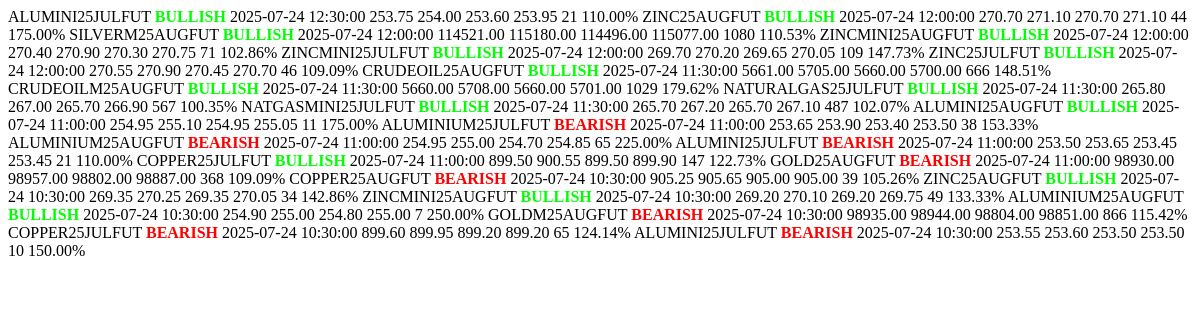
The page /signals/table on the database as committed earlier.
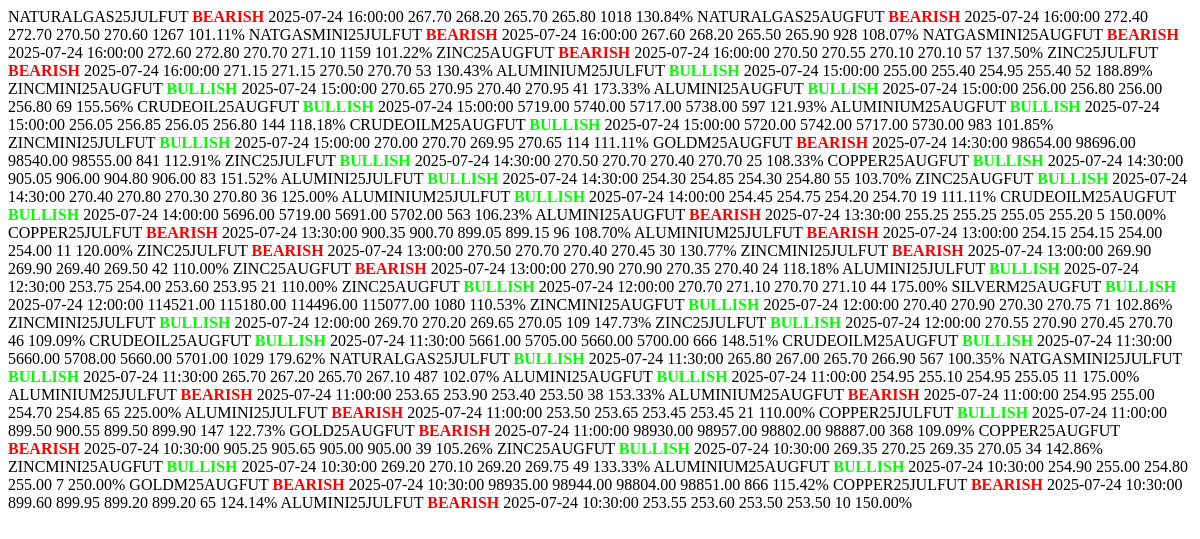
The same page on the database as committed later.
### tables this page shows
CREATE TABLE signals (
    id INTEGER PRIMARY KEY AUTOINCREMENT,
    symbol TEXT,
    signal_type TEXT,
    signal_time TEXT,
    open REAL,
    high REAL,
    low REAL,
    close REAL,
    volume REAL,
    volume_delta REAL
);

### app_vpa.py (the view)
@app.route("/signals/table")
def signal_table_partial_mcx():
    conn = sqlite3.connect('signals.db')
    conn.row_factory = sqlite3.Row
    cursor = conn.cursor()
    today = datetime.now().strftime("%Y-%m-%d")
    cursor.execute("""
        SELECT * FROM signals
        WHERE DATE(signal_time) = ?
        ORDER BY signal_time DESC
    """, (today,))
    rows = cursor.fetchall()
    conn.close()
    return render_template("partials/signal_rows.html", signals=rows)

### admin_routes.py (called while the page is built)
@admin_bp.before_app_request
def restrict_admin_pages():
    if request.path.startswith('/admin') and not session.get('user_type') == 'ADMIN':
        return redirect(url_for('login'))

### app_vpa.py (called while the page is built)
@app.before_request
def extend_session():
    session.permanent = True

### templates/partials/signal_rows.html
{% for row in signals %}
<tr>
    <td>{{ row.symbol }}</td>
    <td>
        <strong style="color: {{ 'lime' if row.signal_type == 'BULLISH' else 'red' }}">
            {{ row.signal_type }}
        </strong>
    </td>
    <td>{{ row.signal_time }}</td>
    <td>{{ "%.2f"|format(row.open) }}</td>
    <td>{{ "%.2f"|format(row.high) }}</td>
    <td>{{ "%.2f"|format(row.low) }}</td>
    <td>{{ "%.2f"|format(row.close) }}</td>
    <td>{{ "%.0f"|format(row.volume) }}</td>
    <td>{{ "%.2f"|format(row.volume_delta) }}%</td>
</tr>
{% endfor %}

Rows that differ between the two databases and show on the page:
added signals: symbol "NATURALGAS25JULFUT", signal_type "BEARISH", signal_time "2025-07-24 16:00:00", open "267.70", high "268.20", low "265.70", close "265.80", volume "1018", volume_delta "130.84"
added signals: symbol "NATURALGAS25AUGFUT", signal_type "BEARISH", signal_time "2025-07-24 16:00:00", open "272.40", high "272.70", low "270.50", close "270.60", volume "1267", volume_delta "101.11"
added signals: symbol "NATGASMINI25JULFUT", signal_type "BEARISH", signal_time "2025-07-24 16:00:00", open "267.60", high "268.20", low "265.50", close "265.90", volume "928", volume_delta "108.07"
added signals: symbol "NATGASMINI25AUGFUT", signal_type "BEARISH", signal_time "2025-07-24 16:00:00", open "272.60", high "272.80", low "270.70", close "271.10", volume "1159", volume_delta "101.22"
added signals: symbol "ZINC25AUGFUT", signal_type "BEARISH", signal_time "2025-07-24 16:00:00", open "270.50", high "270.55", low "270.10", close "270.10", volume "57", volume_delta "137.50"
added signals: symbol "ZINC25JULFUT", signal_type "BEARISH", signal_time "2025-07-24 16:00:00", open "271.15", high "271.15", low "270.50", close "270.70", volume "53", volume_delta "130.43"
added signals: symbol "ALUMINIUM25JULFUT", signal_type "BULLISH", signal_time "2025-07-24 15:00:00", open "255.00", high "255.40", low "254.95", close "255.40", volume "52", volume_delta "188.89"
added signals: symbol "ZINCMINI25AUGFUT", signal_type "BULLISH", signal_time "2025-07-24 15:00:00", open "270.65", high "270.95", low "270.40", close "270.95", volume "41", volume_delta "173.33"
added signals: symbol "ALUMINI25AUGFUT", signal_type "BULLISH", signal_time "2025-07-24 15:00:00", open "256.00", high "256.80", low "256.00", close "256.80", volume "69", volume_delta "155.56"
added signals: symbol "CRUDEOIL25AUGFUT", signal_type "BULLISH", signal_time "2025-07-24 15:00:00", open "5719.00", high "5740.00", low "5717.00", close "5738.00", volume "597", volume_delta "121.93"
added signals: symbol "ALUMINIUM25AUGFUT", signal_type "BULLISH", signal_time "2025-07-24 15:00:00", open "256.05", high "256.85", low "256.05", close "256.80", volume "144", volume_delta "118.18"
added signals: symbol "CRUDEOILM25AUGFUT", signal_type "BULLISH", signal_time "2025-07-24 15:00:00", open "5720.00", high "5742.00", low "5717.00", close "5730.00", volume "983", volume_delta "101.85"
added signals: symbol "ZINCMINI25JULFUT", signal_type "BULLISH", signal_time "2025-07-24 15:00:00", open "270.00", high "270.70", low "269.95", close "270.65", volume "114", volume_delta "111.11"
added signals: symbol "GOLDM25AUGFUT", signal_type "BEARISH", signal_time "2025-07-24 14:30:00", open "98654.00", high "98696.00", low "98540.00", close "98555.00", volume "841", volume_delta "112.91"
added signals: symbol "ZINC25JULFUT", signal_type "BULLISH", signal_time "2025-07-24 14:30:00", open "270.50", high "270.70", low "270.40", close "270.70", volume "25", volume_delta "108.33"
added signals: symbol "COPPER25AUGFUT", signal_type "BULLISH", signal_time "2025-07-24 14:30:00", open "905.05", high "906.00", low "904.80", close "906.00", volume "83", volume_delta "151.52"
added signals: symbol "ALUMINI25JULFUT", signal_type "BULLISH", signal_time "2025-07-24 14:30:00", open "254.30", high "254.85", low "254.30", close "254.80", volume "55", volume_delta "103.70"
added signals: symbol "ZINC25AUGFUT", signal_type "BULLISH", signal_time "2025-07-24 14:30:00", open "270.40", high "270.80", low "270.30", close "270.80", volume "36", volume_delta "125.00"
added signals: symbol "ALUMINIUM25JULFUT", signal_type "BULLISH", signal_time "2025-07-24 14:00:00", open "254.45", high "254.75", low "254.20", close "254.70", volume "19", volume_delta "111.11"
added signals: symbol "CRUDEOILM25AUGFUT", signal_type "BULLISH", signal_time "2025-07-24 14:00:00", open "5696.00", high "5719.00", low "5691.00", close "5702.00", volume "563", volume_delta "106.23"
added signals: symbol "ALUMINI25AUGFUT", signal_type "BEARISH", signal_time "2025-07-24 13:30:00", open "255.25", high "255.25", low "255.05", close "255.20", volume "5", volume_delta "150.00"
added signals: symbol "COPPER25JULFUT", signal_type "BEARISH", signal_time "2025-07-24 13:30:00", open "900.35", high "900.70", low "899.05", close "899.15", volume "96", volume_delta "108.70"
added signals: symbol "ALUMINIUM25JULFUT", signal_type "BEARISH", signal_time "2025-07-24 13:00:00", open "254.15", high "254.15", low "254.00", close "254.00", volume "11", volume_delta "120.00"
added signals: symbol "ZINC25JULFUT", signal_type "BEARISH", signal_time "2025-07-24 13:00:00", open "270.50", high "270.70", low "270.40", close "270.45", volume "30", volume_delta "130.77"
added signals: symbol "ZINCMINI25JULFUT", signal_type "BEARISH", signal_time "2025-07-24 13:00:00", open "269.90", high "269.90", low "269.40", close "269.50", volume "42", volume_delta "110.00"
added signals: symbol "ZINC25AUGFUT", signal_type "BEARISH", signal_time "2025-07-24 13:00:00", open "270.90", high "270.90", low "270.35", close "270.40", volume "24", volume_delta "118.18"
